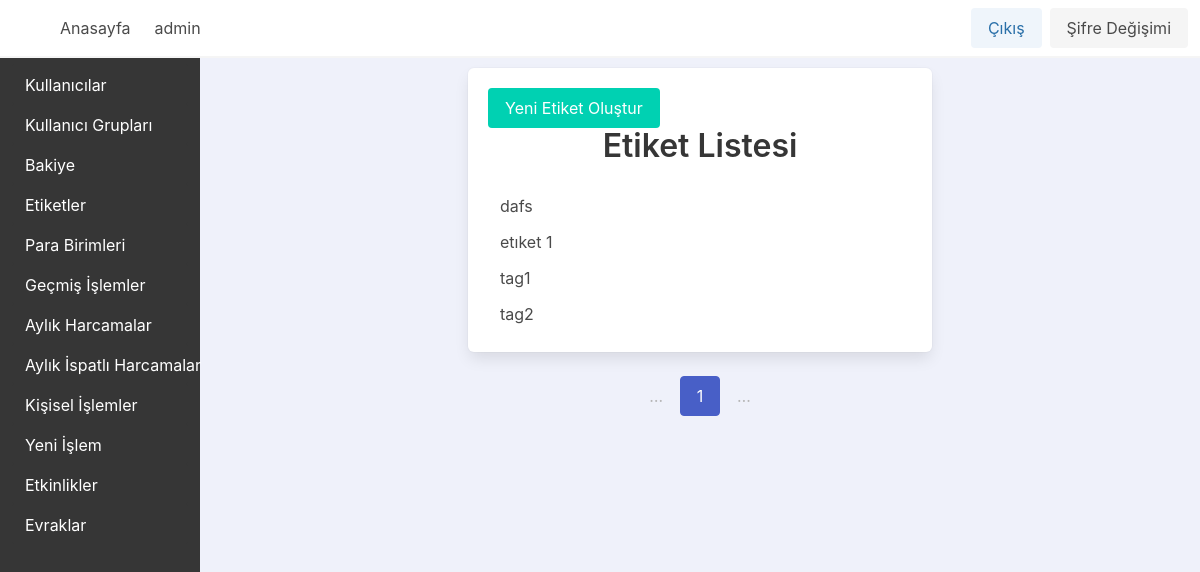
Before: /taglist/ (signed in) with the older database file.
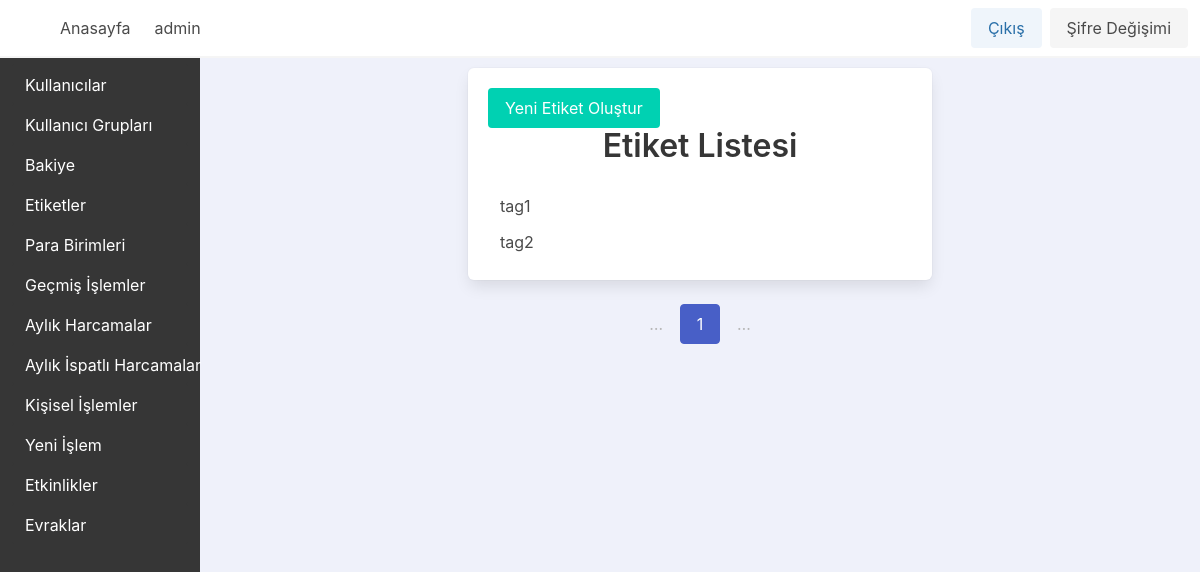
After: the same page with the newer database file.
### app_base/models.py (models this page shows, shortened)
class Tag(models.Model):
    name = models.CharField(max_length=255, unique=True)
    slug = models.SlugField(unique=True, blank=True)

### app_base/views/tags_view.py (the view)
# urls.py: path("taglist/", views.taglist_view, name="taglist_view_name"),
@login_required
def taglist_view(request):
    tags = Tag.objects.all().order_by("name")
    per_page = 10  # You can adjust this as needed
    paginator = Paginator(tags, per_page)
    page_number = request.GET.get("page")
    page = paginator.get_page(page_number)
    context = {
        "page": page,
    }
    return render(request, "app_base/tags/taglist.html", context)

### app_base/templates/app_base/tags/taglist.html (shortened to what this page needs)
{% extends "base.html" %}
{% block content %}
    <div class="column is-half m-auto">
        <div class="box">
            <a href="{% url 'tagcreate_view_name' %}" class="button is-primary">Yeni Etiket Oluştur</a>
            <h2 class="title has-text-centered">Etiket Listesi</h2>
            <ul class="menu-list">
                {% for tag in page %}
                    <li>
                        <a href="{% url 'tagdetail_view_name' tag.slug %}">{{ tag.name }}</a>
                    </li>
                {% empty %}
                    <li>Etiket Yok</li>
                {% endfor %}
            </ul>
        </div>
        <div class="pagination is-centered" role="navigation">
            <ul class="pagination-list">
                <li>
                    <span class="pagination-ellipsis">…</span>
                </li>
                <li>
                    <span class="pagination-link is-current">{{ page.number }}</span>
                </li>
                <li>
                    <span class="pagination-ellipsis">…</span>
                </li>
            </ul>
        </div>
    </div>
{% endblock content %}

Changed rows visible on the page:
removed Tag: name "dafs"
removed Tag: name "etıket 1"
